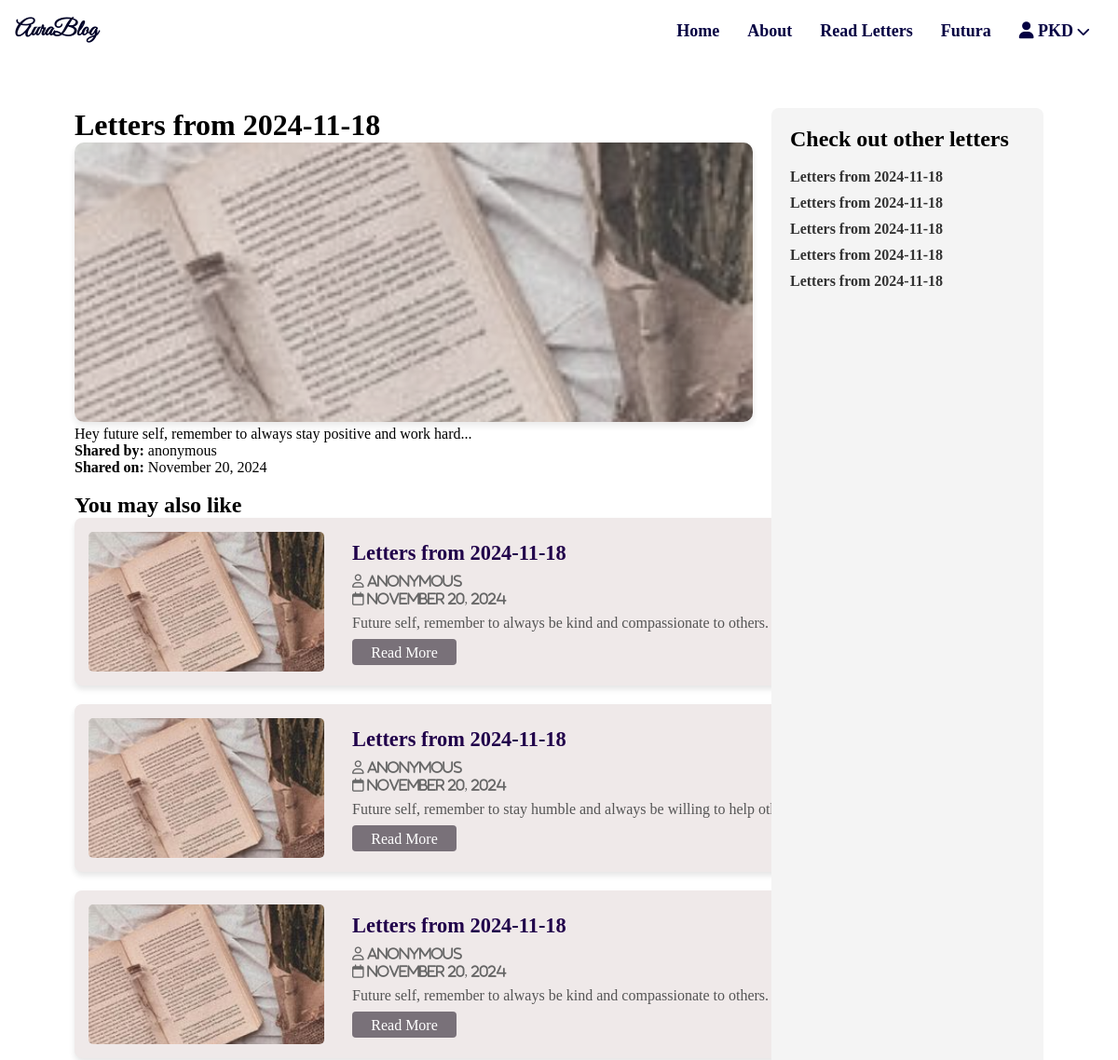
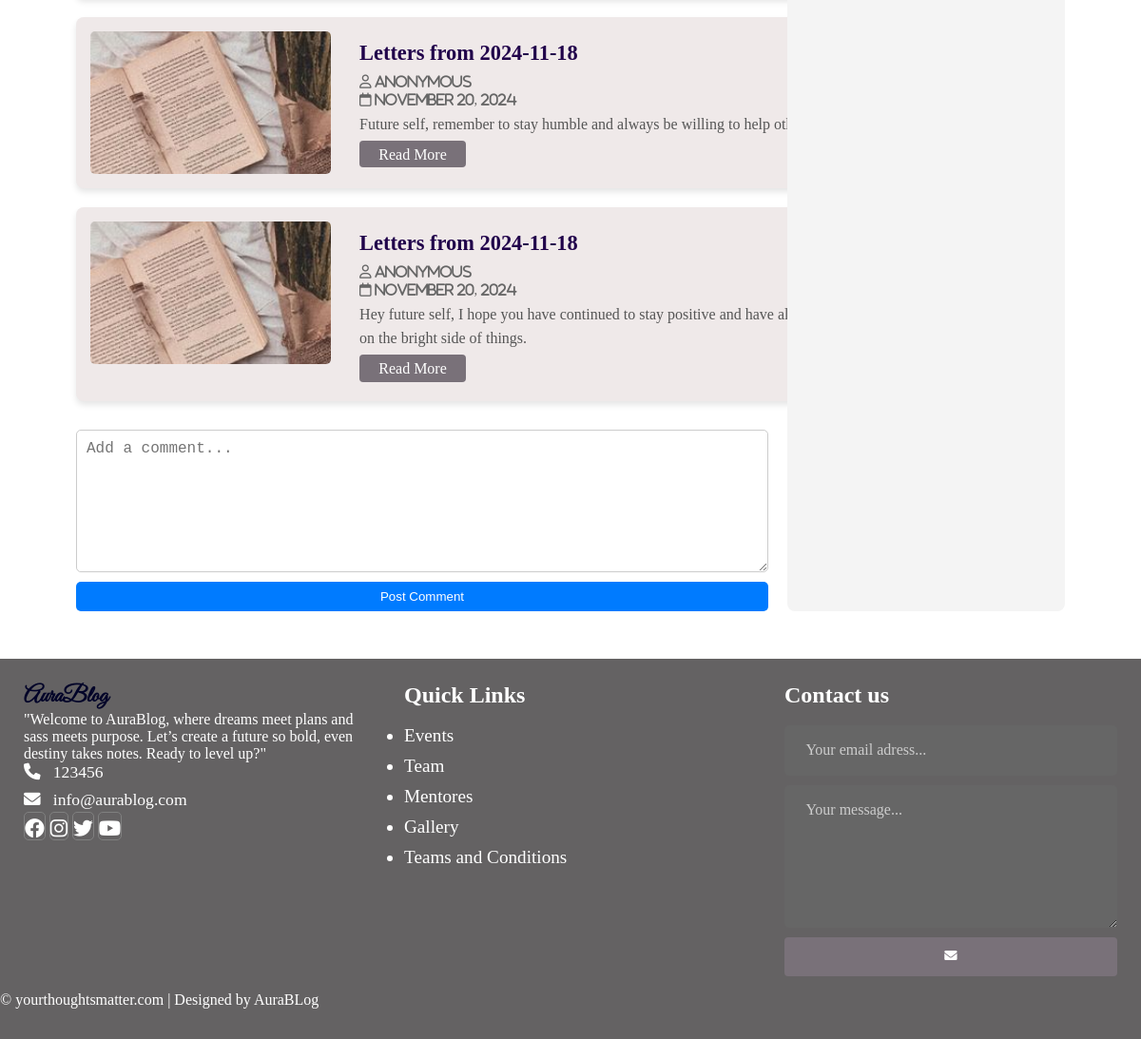
The page /post/195/ on the database its author committed (2 pictures, top to bottom).
### vaultapp/models.py (models this page shows, shortened)
class PublicLetter(models.Model):
    original_letter = models.OneToOneField(
        'Letter', on_delete=models.CASCADE, related_name='public_letter'
    )
    shared_by = models.ForeignKey(User, on_delete=models.SET_NULL, null=True, blank=True)
    nickname = models.CharField(max_length=100, null=True, blank=True)
    title = models.CharField(max_length=255, null=True, blank=True)  # Blog title
    description = models.TextField(null=True, blank=True)  # Blog description/introduction
    tags = models.CharField(max_length=255, null=True, blank=True)  # Comma-separated tags
    feature_photo = models.ImageField(upload_to='public_letters/photos/', null=True, blank=True)
    shared_date = models.DateTimeField(auto_now_add=True)
    is_published = models.BooleanField(default=False)
    @staticmethod
    def recommend_blogs():
        public_letters = PublicLetter.objects.filter(is_published=False).values('id', 'description', 'title')
        df = pd.DataFrame(public_letters)
        df['description'] = df['description'].fillna('')  # Handle null descriptions
        class CustomTfidfVectorizer:
            def __init__(self, stopwords=None):
                self.stopwords = stopwords or []
                self.vocabulary_ = None
            def fit_transform(self, documents):
                tokenized_docs = [self._tokenize(doc) for doc in documents]
                all_terms = set(term for doc in tokenized_docs for term in doc)
                self.vocabulary_ = {term: idx for idx, term in enumerate(sorted(all_terms))}
                term_freq_matrix = np.zeros((len(documents), len(self.vocabulary_)))
                for i, doc in enumerate(tokenized_docs):
                    term_counts = Counter(doc)
                    for term, count in term_counts.items():
                        if term in self.vocabulary_:
                            term_freq_matrix[i, self.vocabulary_[term]] = count
                return term_freq_matrix
            def _tokenize(self, document):
                tokens = document.lower().split()
                return [token.strip(".,!?") for token in tokens if token not in self.stopwords]
        custom_tfidf = CustomTfidfVectorizer(stopwords=["and", "to", "the", "your", "you", "have", "is"])
        tfidf_matrix = custom_tfidf.fit_transform(df['description'])
        def cosine_similarity(matrix):
            dot_product = np.dot(matrix, matrix.T)
            magnitude = np.linalg.norm(matrix, axis=1)
            denominator = np.outer(magnitude, magnitude)
            denominator[denominator == 0] = 1  # Avoid division by zero
            return dot_product / denominator
        similarity_matrix = cosine_similarity(tfidf_matrix)
        def recommend_blogs(blog_index, similarity_matrix, df, top_n=5):
            similarity_scores = similarity_matrix[blog_index]
            similar_indices = similarity_scores.argsort()[-(top_n + 1):-1][::-1]  # Exclude the blog itself
            recommended_blogs = df.iloc[similar_indices][['id','title', 'description']]
            return recommended_blogs
        df['recommended_blogs'] = [
            recommend_blogs(idx, similarity_matrix, df).to_dict(orient='records')
            for idx in range(len(df))
        ]
        return df[['id', 'title', 'recommended_blogs']].to_dict(orient='records')

### vaultapp/views.py (the view)
# urls.py: path('post/<int:id>/', views.post_detail, name='post_detail'),
def post_detail(request, id):
    post = PublicLetter.objects.get(id=id)
    reactions = (
        LetterReaction.objects.filter(public_letter=post)
        .values('reaction_type')
        .annotate(count=models.Count('reaction_type'))
    )
    comments = Comment.objects.filter(public_letter=post, parent_comment__isnull=True).prefetch_related('replies')
    public_letters = PublicLetter.objects.filter(is_published=False).values('id', 'description', 'title')
    df = pd.DataFrame(public_letters)
    df['description'] = df['description'].fillna('')  # Handle empty descriptions
    custom_tfidf = PublicLetter.recommend_blogs()  # Reuse the recommendation method from the model
    recommendations = next(
        (rec['recommended_blogs'] for rec in custom_tfidf if rec['id'] == post.id),
        []
    )
    recommended_blogs = PublicLetter.objects.filter(id__in=[rec['id'] for rec in recommendations])
    recommended_blogs2 = PublicLetter.objects.filter(is_published=False).exclude(id=id)[:5]  # Fetch 5 recommended blogs
    print("Recommendations:", recommendations)
    context = {
        'post': post,
        'reactions': {reaction['reaction_type']: reaction['count'] for reaction in reactions},
        'comments': comments,
        'recommended_blogs': recommended_blogs,
        'recommended_blogs2': recommended_blogs2,
    }
    return render(request, 'vaultapp/post_detail.html', context)

### vaultapp/templates/vaultapp/post_detail.html (shortened to what this page needs)
{% extends "base.html" %}
{% load static %}
{% block content %}
<div class="content">
    <div class="main-content">
        <div id="post_detail" class="post-detail">
            <h1>{{ post.title }}</h1>
            {% if post.feature_photo %}
            <img src="{{ post.feature_photo.url }}" alt="Feature Photo" class="slider-image">
            {% else %}
            <img src="{% static 'vaultapp/images/5.jpg' %}" alt="Default Image" class="slider-image-unique">
            {% endif %}
            <p>{{ post.description }}</p>
            <p><strong>Shared by:</strong> {{ post.nickname }}</p>
            <p><strong>Shared on:</strong> {{ post.shared_date|date:"F j, Y" }}</p>
        </div>
        <br>
        <h2>You may also like </h2>
        {% for blog in recommended_blogs %}
        <div class="post">
            {% if blog.feature_photo %}
            <img src="{{ blog.feature_photo.url }}" alt="Feature Photo" class="post-image">
            {% else %}
            <img src="{% static 'vaultapp/images/5.jpg' %}" alt="Default Image" class="post-image">
            {% endif %}
            <div class="post-preview">
                <h2>
                    <a href="{% url 'post_detail' blog.id %}">{{ blog.title }}</a>
                </h2>
                <i class="far fa-user"> {{ blog.nickname }}</i>
                <i class="far fa-calendar"> {{ blog.shared_date|date:"F j, Y" }}</i>
                <p class="preview-text">{{ blog.description|truncatewords:30 }}</p>
                <a href="{% url 'post_detail' blog.id %}" class="btn btn-outline-dark btn-sm">Read More</a>
            </div>
        </div>
        {% endfor %}
        <div id="comment" class="comments-section">
            <form method="POST" action="{% url 'add_comment' post.id %}" {% if not user.is_authenticated %} onsubmit="showLoginPrompt('comment'); return false;" {% endif %}>
                <textarea name="content" placeholder="Add a comment..." required></textarea>
                <button type="submit">Post Comment</button>
            </form>
        </div>
    </div>
    <aside class="sidebar">
        <div class="recommended-blogs">
            <h2>Check out other letters</h2>
            <ul>
                {% for blog in recommended_blogs2 %}
                <li>
                    <a href="{% url 'post_detail' blog.id %}">{{ blog.title }}</a>
                </li>
                {% endfor %}
            </ul>
        </div>
    </aside>
</div>
{% endblock content %}

### vaultapp/static/vaultapp/CSS/style.css (style rules this page uses)
* { margin: 0; padding: 0; box-sizing: border-box; }
html, body { background: white; font-family: 'Times New Roman', Times, serif; }
a { text-decoration: none; color: inherit; }
.btn { padding:.3rem 1.2rem; background:rgb(121, 113, 121); color:white !important ; border:1px solid transparent; border-radius:.25rem; }
h2 { font-family: 'Times New Roman', Times, serif; }
.content { width:90%; margin:30px auto 30px; }
.content .main-content { width:70%; float:left; }
.content .main-content .post { display: flex; align-items: flex-start; gap: 15px; width: 120%; margin-bottom: 20px; padding: 15px; border-radius: 8px; background: rgb(239, 233, 233); box-shadow: 0 4px 6px rgba(0, 0, 0, 0.1); }
.content .main-content .post img.post-image { width: 30%; max-height: 150px; object-fit: cover; border-radius: 5px; flex-shrink: 0; }
.content .main-content .post .post-preview { flex-grow: 1; padding: 10px 15px; color: #333; }
.content .main-content .post .post-preview h2 { margin: 0 0 10px; font-size: 1.4rem; color: #20014a; text-align: left; }
.content .main-content .post .post-preview h2 a { text-decoration: none; color: #20014a; transition: color 0.3s ease, text-shadow 0.3s ease; }
.content .main-content .post .post-preview i { display: block; margin-bottom: 5px; font-size: 0.9rem; color: #666; }
.content .main-content .post .post-preview .preview-text { margin-bottom: 10px; color: #555; font-size: 1rem; line-height: 1.6; max-height: 4.8rem; overflow: hidden; text-overflow: ellipsis; word-wrap: break-word; }
.main-content { flex: 3; max-width: 70%; }
.content { display: flex; justify-content: space-between; gap: 20px; padding: 20px; }
.main-content { flex: 3; }
.sidebar { flex: 1; background-color: #f4f4f4; padding: 20px; border-radius: 8px; }
.sidebar .recommended-blogs ul { list-style-type: none; padding-left: 0; }
.sidebar .recommended-blogs ul li { margin-bottom: 10px; }
.sidebar .recommended-blogs ul li a { text-decoration: none; color: #333; font-weight: bold; }
.post-image, .slider-image, .slider-image-unique { width: 100%; max-height: 300px; object-fit: cover; border-radius: 8px; }
.post-preview h2 a { text-decoration: none; color: #333; }
#post_detail .slider-image-unique { display: left; max-width: 8in; height: 4in; margin: 0 auto; border-radius: 10px; opacity: 0.9; box-shadow: 0 4px 8px rgba(0, 0, 0, 0.1); filter: grayscale(50%); }
@media screen and (min-width: 768px) { #post_detail .slider-image, .slider-image-unique { max-width: 80%; } }
#comment textarea { width: 100%; padding: 10px; margin-top: 10px; border: 1px solid #ccc; border-radius: 5px; font-size: 1rem; }
#comment button { background-color: #007bff; color: #fff; padding: 8px 12px; margin-top: 10px; border: none; border-radius: 5px; cursor: pointer; }
form { display: flex; flex-direction: column; }
input[type="email"], textarea, input[type="datetime-local"], input[type="checkbox"] { width: 100%; padding: 10px; font-size: 16px; border-radius: 5px; border: 1px solid #ddd; box-sizing: border-box; }
textarea { height: 150px; }

### rows shown on the page
PublicLetter: title "Letters from 2024-11-18", description "Hey future self, remember to always stay positive and work hard...", nickname "anonymous", shared_date "November 20, 2024"
PublicLetter: title "Letters from 2024-11-18", nickname "anonymous", shared_date "November 20, 2024", description "Future self, remember to always be kind and compassionate to others."
PublicLetter: title "Letters from 2024-11-18", nickname "anonymous", shared_date "November 20, 2024", description "Future self, remember to stay humble and always be willing to help others."
PublicLetter: title "Letters from 2024-11-18", nickname "anonymous", shared_date "November 20, 2024", description "Future self, remember to always be kind and compassionate to others."
PublicLetter: title "Letters from 2024-11-18", nickname "anonymous", shared_date "November 20, 2024", description "Future self, remember to stay humble and always be willing to help others."
PublicLetter: title "Letters from 2024-11-18", nickname "anonymous", shared_date "November 20, 2024", description "Hey future self, I hope you have continued to stay positive and have always looked on the bright side of things."
PublicLetter: title "Letters from 2024-11-18"
PublicLetter: title "Letters from 2024-11-18"
PublicLetter: title "Letters from 2024-11-18"
PublicLetter: title "Letters from 2024-11-18"
PublicLetter: title "Letters from 2024-11-18"
